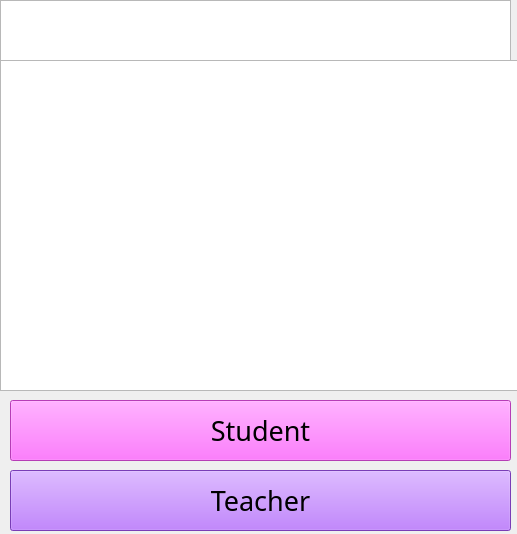
<?xml version="1.0" encoding="UTF-8"?>
<ui version="4.0">
 <class>Main</class>
 <widget class="QMainWindow" name="Main">
  <property name="geometry">
   <rect>
    <x>0</x>
    <y>0</y>
    <width>517</width>
    <height>534</height>
   </rect>
  </property>
  <property name="windowTitle">
   <string>Learn Sign Language</string>
  </property>
  <property name="windowIcon">
   <iconset>
    <normaloff>5a0167cfd7045febc5828df2b5cfbb97.png</normaloff>5a0167cfd7045febc5828df2b5cfbb97.png</iconset>
  </property>
  <widget class="QWidget" name="centralwidget">
   <widget class="QPushButton" name="Student">
    <property name="geometry">
     <rect>
      <x>10</x>
      <y>400</y>
      <width>501</width>
      <height>61</height>
     </rect>
    </property>
    <property name="font">
     <font>
      <family>Wide Latin</family>
      <pointsize>20</pointsize>
     </font>
    </property>
    <property name="focusPolicy">
     <enum>Qt::StrongFocus</enum>
    </property>
    <property name="styleSheet">
     <string notr="true">background-color: rgb(255, 85, 255);</string>
    </property>
    <property name="text">
     <string>Student</string>
    </property>
   </widget>
   <widget class="QPushButton" name="Teacher">
    <property name="geometry">
     <rect>
      <x>10</x>
      <y>470</y>
      <width>501</width>
      <height>61</height>
     </rect>
    </property>
    <property name="font">
     <font>
      <family>Wide Latin</family>
      <pointsize>20</pointsize>
     </font>
    </property>
    <property name="styleSheet">
     <string notr="true">background-color: rgb(170, 85, 255);</string>
    </property>
    <property name="text">
     <string>Teacher</string>
    </property>
   </widget>
   <widget class="QGraphicsView" name="graphicsView">
    <property name="geometry">
     <rect>
      <x>0</x>
      <y>60</y>
      <width>521</width>
      <height>331</height>
     </rect>
    </property>
    <property name="styleSheet">
     <string notr="true">background-image: url(mysaline-asl.jpg);</string>
    </property>
   </widget>
   <widget class="QGraphicsView" name="graphicsView_2">
    <property name="geometry">
     <rect>
      <x>0</x>
      <y>0</y>
      <width>511</width>
      <height>61</height>
     </rect>
    </property>
    <property name="styleSheet">
     <string notr="true">border-image: url(cooltext372373214987174.png);</string>
    </property>
   </widget>
  </widget>
 </widget>
 <resources>
  <include location="Test.qrc"/>
 </resources>
 <connections/>
</ui>
